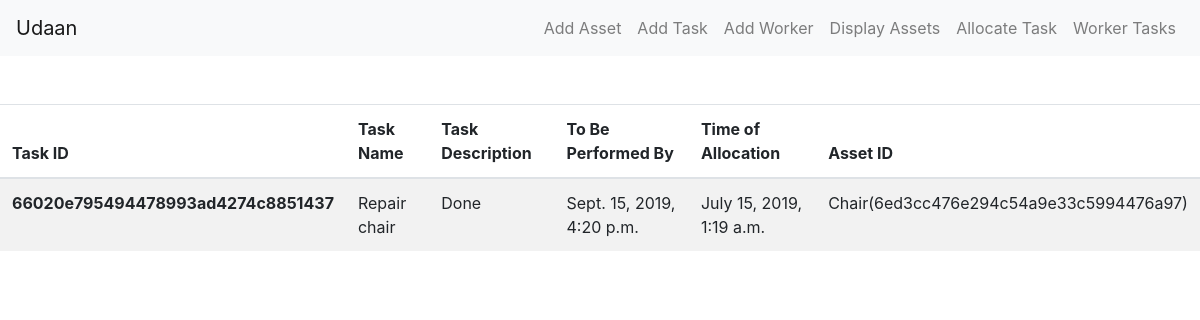
The app's page /get-tasks-for-worker/2b62294c502a4868921903d543dc0245/view/ with its own data.
### api/models.py (models this page shows, shortened)
class Task(models.Model):
    taskid = models.CharField(primary_key=True, editable=False, max_length=255, default=get_uuid)
    taskname = models.CharField(max_length=255)
    task_description = models.TextField()
    asset = models.ForeignKey(Asset, on_delete=models.CASCADE)
    worker = models.ForeignKey(Worker, on_delete=models.SET_NULL, blank=True, null=True)
    time_of_allocation = models.DateTimeField(auto_now=True)
    time_to_be_performed_by = models.DateTimeField(null=True, blank=True)

class Asset(models.Model):
    assetid = models.CharField(primary_key=True, editable=False, max_length=255, default=get_uuid)
    assetname = models.CharField(max_length=255, verbose_name="Asset Name")
    date_of_purchase = models.DateField()
    price = models.FloatField()
    date_of_last_maintainence = models.DateTimeField()
    class Meta:
        verbose_name = "Asset"
        verbose_name_plural = "Assets"

### api/views.py (the view)
# urls.py: path('get-tasks-for-worker/<str:worker_id>/view/', views.get_worker_taskview),
def get_worker_taskview(request, worker_id):
    task = Task.objects.filter(worker__workerid=worker_id)
    return render(request, "view_worker_task.html", {"tasks": task})

### udaan/templates/view_worker_task.html
{% extends 'base.html' %}
{% block content %}
<table class="table table-striped">
  <thead>
    <tr>
      <th scope="col">Task ID</th>
      <th scope="col">Task Name</th>
      <th scope="col">Task Description</th>
      <th scope="col">To Be Performed By</th>
      <th scope="col">Time of Allocation</th>
      <th scope="col">Asset ID</th>
    </tr>
  </thead>
  <tbody>
    {% for task in tasks %}
    <tr>
      <th scope="row">{{task.taskid}}</th>
      <td>{{task.taskname}}</td>
      <td>{{task.task_description}}</td>
      <td>{{task.time_to_be_performed_by}}</td>
      <td>{{task.time_of_allocation}}</td>
      <td>{{task.asset.assetname}}({{task.asset.assetid}})</td>
    </tr>
    {% endfor %}
  </tbody>
</table>
{% endblock %}

### records on screen
Task: taskid "66020e795494478993ad4274c8851437", taskname "Repair chair", task_description "Done", time_to_be_performed_by "Sept. 15, 2019, 4:20 p.m.", time_of_allocation "July 15, 2019, 1:19 a.m.", asset.assetname "Chair", asset.assetid "6ed3cc476e294c54a9e33c5994476a97"
